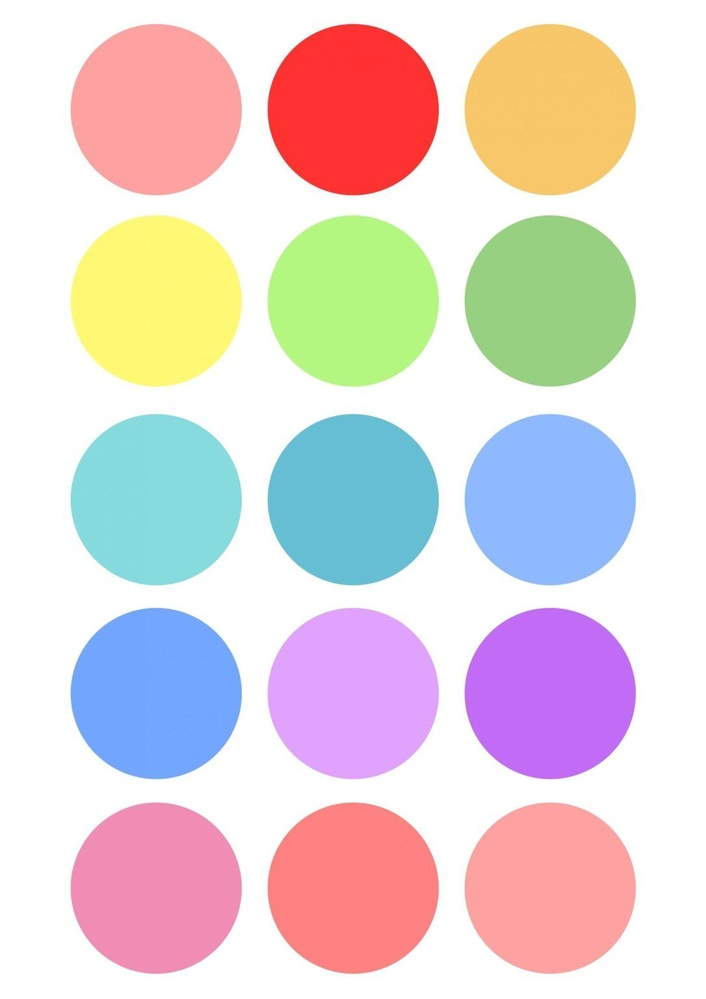
#> input picture TP2/PARTE B/TP2Simplificado/dataset/Circulos/698623f385d473ade719d787ad11d36a.jpg, 706 x 999 px, shrunk from 1086 x 1536 before the run, found by its file name; its folder holds only this picture in this run
$ python generador.py
#> lines starting #> are read from the running program, lines starting #| are printed output that depends on the picture; after the words box and inside, x2 and y2 are one past the last pixel; in counts of white or black regions, pixels touching at a corner belong together
import json                  # para guardar X e Y en un archivo
import os                    # para recorrer carpetas del dataset

import cv2                   # OpenCV para leer imagenes y extraer contornos


# Rutas y nombres
CARPETA_DATASET = r".\dataset"
ARCHIVO_DATOS = "datos.json"
CLAVE_MUESTRAS = "X"
CLAVE_ETIQUETAS = "Y"
EXTENSIONES_IMAGEN = (".jpg", ".png")
CODIFICACION_ARCHIVO = "utf-8"

# Etiqueta numerica - nombre de carpeta
ETIQUETAS = {
    1: "Circulos",
    2: "Cuadrados",
    3: "Rectangulos",
    4: "Triangulos",
}

# Procesamiento de imagen
TAMANIO_FILTRO_GAUSSIANO = (5, 5)
SIGMA_FILTRO_GAUSSIANO = 0
UMBRAL_INICIAL_OTSU = 0
VALOR_BINARIO_MAXIMO = 255
TAMANIO_KERNEL_MORFOLOGICO = (5, 5)
AREA_MINIMA_CONTORNO = 500


X = []   # vectores con 7 Momentos de Hu, uno por imagen
Y = []   # etiquetas numericas correspondientes

for num_etiqueta, nombre_clase in ETIQUETAS.items():
    carpeta = os.path.join(CARPETA_DATASET, nombre_clase)

    if not os.path.exists(carpeta):
        print(f"No existe: {carpeta}")
        continue

    archivos = [nombre for nombre in os.listdir(carpeta) if nombre.lower().endswith(EXTENSIONES_IMAGEN)]

    if not archivos:
        print(f"AVISO: carpeta vacia: {carpeta}")
        continue

    for archivo in archivos:
        ruta_imagen = os.path.join(carpeta, archivo)
        img = cv2.imread(ruta_imagen)
#> img is the input picture: shape (999, 706, 3); mean B, G, R 214.7, 213.8, 227.7
        if img is None:
            continue

        gris = cv2.cvtColor(img, cv2.COLOR_BGR2GRAY)
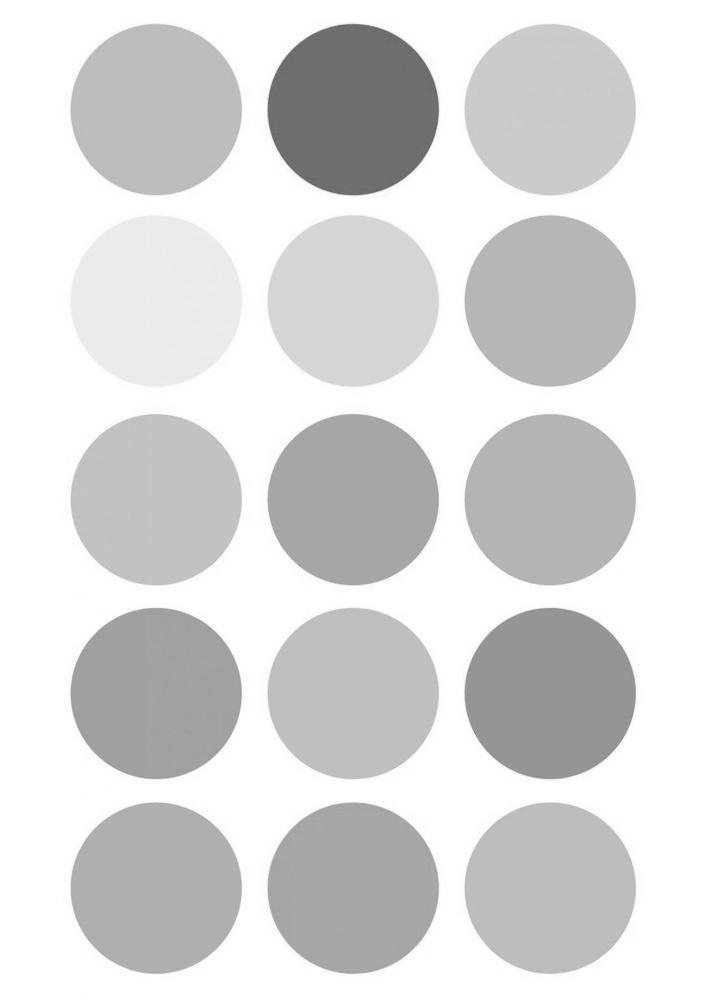
#> gris: shape (999, 706); min 97, max 255, mean 218.1
        gris = cv2.GaussianBlur(gris, TAMANIO_FILTRO_GAUSSIANO, SIGMA_FILTRO_GAUSSIANO)
        _, bw = cv2.threshold(gris, UMBRAL_INICIAL_OTSU, VALOR_BINARIO_MAXIMO, cv2.THRESH_BINARY_INV | cv2.THRESH_OTSU)
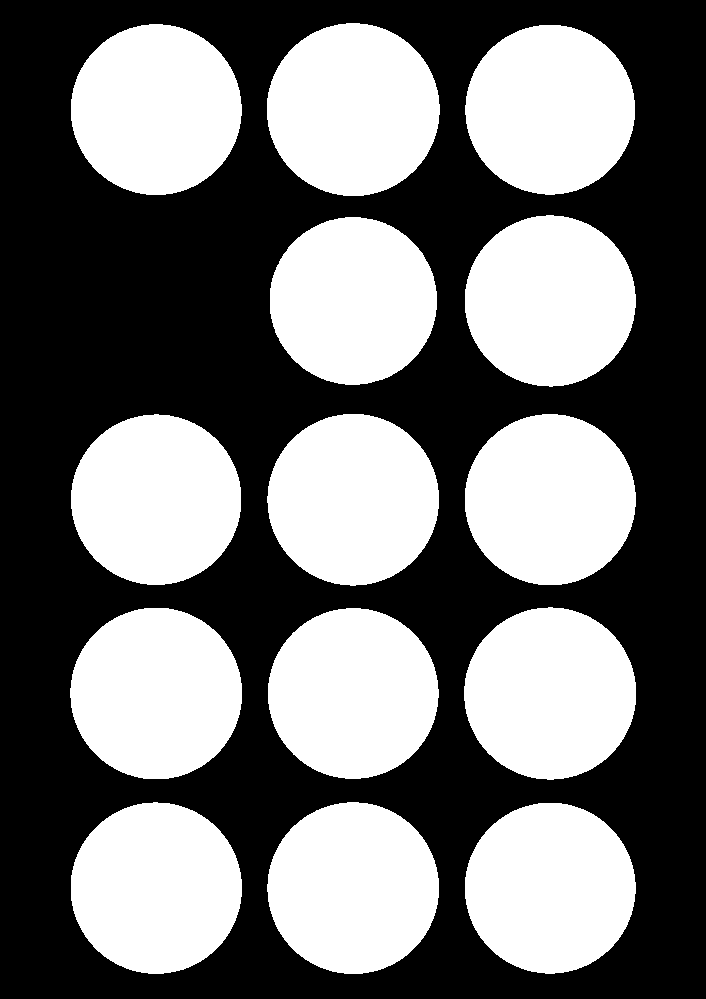
#> bw: shape (999, 706); 45.6% white; 14 white regions, largest, box (x1, y1, x2, y2) and area: (267, 23, 440, 196) 23481, (464, 607, 636, 780) 23272, (70, 608, 242, 779) 23187

        kernel = cv2.getStructuringElement(cv2.MORPH_ELLIPSE, TAMANIO_KERNEL_MORFOLOGICO)
        bw = cv2.morphologyEx(bw, cv2.MORPH_CLOSE, kernel)
        bw = cv2.morphologyEx(bw, cv2.MORPH_OPEN, kernel)
#> bw: shape (999, 706); 45.6% white; 14 white regions

        contornos, _ = cv2.findContours(bw, cv2.RETR_EXTERNAL, cv2.CHAIN_APPROX_SIMPLE)
#> contornos = 14 contours; largest, box (x1, y1, x2, y2) and area: (267, 23, 440, 196) 23236, (464, 607, 636, 780) 23028, (70, 608, 242, 779) 22944, (267, 802, 439, 974) 22933, (267, 414, 439, 586) 22906
        if not contornos:
            continue

        contorno = max(contornos, key=cv2.contourArea)
#> contorno = contour of 248 points, box (x1, y1, x2, y2) (267, 23, 440, 196), area 23236
        if cv2.contourArea(contorno) < AREA_MINIMA_CONTORNO:
            continue

        momentos = cv2.moments(contorno)
#> momentos = moments, m00 23236.5, centre m10/m00, m01/m00 = (352.7, 109.2)
        hu = cv2.HuMoments(momentos).flatten()
#> hu = [0.159, 1.06e-08, 1.03e-10, 9.62e-15, 6.69e-27, -9.65e-19, 6.88e-27]

        X.append(hu.tolist())
        Y.append(num_etiqueta)
        print(f"  {nombre_clase} | {archivo}")
#> pass 2 of the loop `for num_etiqueta, nombre_clase in ETIQUETAS.items():`:
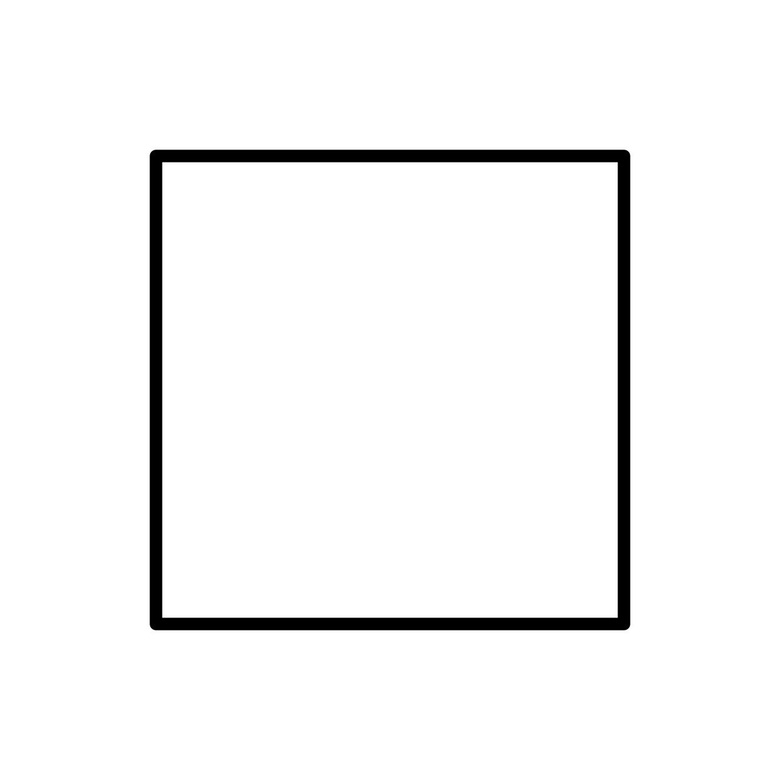
#> input picture TP2/PARTE B/TP2Simplificado/dataset/Cuadrados/613b2598f7aab3cee1d59e3775a76bcd.jpg, 780 x 780 px, shrunk from 1200 x 1200 before the run, found by its file name
#> img is the input picture: shape (780, 780, 3); min 0, max 255, mean 245.1
#> `_, bw = cv2.threshold(gris, UMBRAL_INICIAL_OTSU, VALOR_BINARIO_MAXIMO,..`:
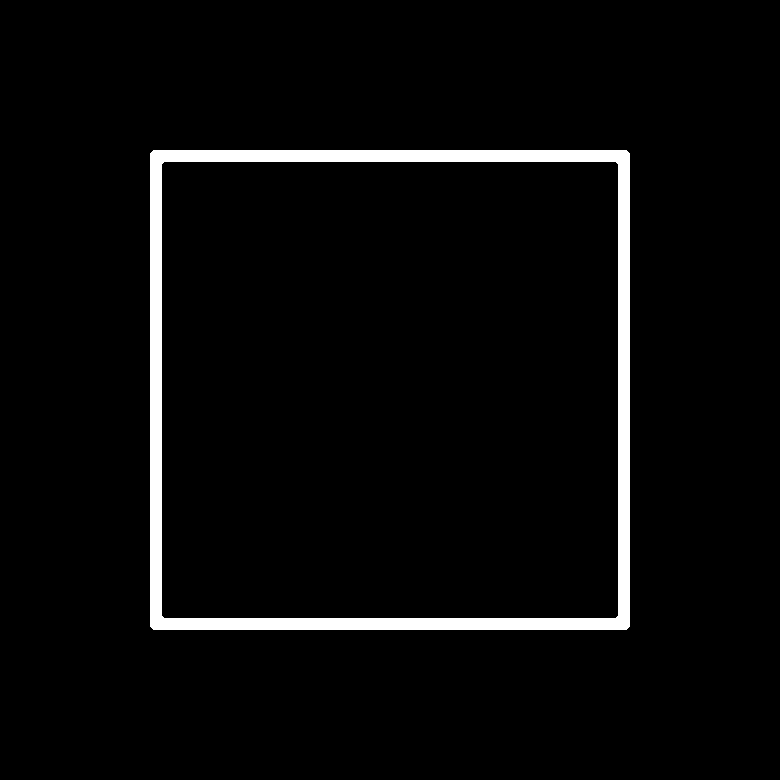
#> bw: shape (780, 780); 3.7% white; 1 white region, box (x1, y1, x2, y2) and area: (150, 150, 630, 630) 22452
#> contornos = 1 contour; box (x1, y1, x2, y2) and area: (150, 150, 630, 630) 229419
#> contorno = contour of 16 points, box (x1, y1, x2, y2) (150, 150, 630, 630), area 229419
#> momentos = moments, m00 229419, centre m10/m00, m01/m00 = (389.5, 389.5)
#> hu = [0.167, 8.16e-15, 2.49e-32, 2.41e-32, 5.9e-64, 2.16e-39, -1.13e-66]

with open(ARCHIVO_DATOS, "w", encoding=CODIFICACION_ARCHIVO) as archivo_salida:
    json.dump({CLAVE_MUESTRAS: X, CLAVE_ETIQUETAS: Y}, archivo_salida)

print(f"\nTotal muestras: {len(X)}")
print(f"Datos guardados en {ARCHIVO_DATOS}")
